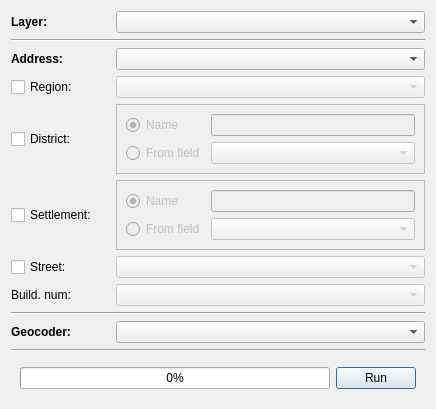
<?xml version="1.0" encoding="UTF-8"?>
<ui version="4.0">
 <class>BatchGeocodingDialog</class>
 <widget class="QDialog" name="BatchGeocodingDialog">
  <property name="geometry">
   <rect>
    <x>0</x>
    <y>0</y>
    <width>436</width>
    <height>392</height>
   </rect>
  </property>
  <property name="windowTitle">
   <string>Batch geocoding</string>
  </property>
  <property name="sizeGripEnabled">
   <bool>false</bool>
  </property>
  <layout class="QGridLayout" name="gridLayout">
   <item row="18" column="0" colspan="4">
    <widget class="Line" name="line_3">
     <property name="orientation">
      <enum>Qt::Horizontal</enum>
     </property>
    </widget>
   </item>
   <item row="0" column="1" colspan="3">
    <widget class="QComboBox" name="cmbLayer"/>
   </item>
   <item row="1" column="0" colspan="4">
    <widget class="Line" name="line">
     <property name="orientation">
      <enum>Qt::Horizontal</enum>
     </property>
    </widget>
   </item>
   <item row="16" column="0" colspan="4">
    <widget class="Line" name="line_2">
     <property name="orientation">
      <enum>Qt::Horizontal</enum>
     </property>
    </widget>
   </item>
   <item row="17" column="1" colspan="3">
    <widget class="QComboBox" name="cmbGeocoder"/>
   </item>
   <item row="9" column="0">
    <widget class="QCheckBox" name="chkStreet">
     <property name="text">
      <string>Street:</string>
     </property>
    </widget>
   </item>
   <item row="9" column="1" colspan="3">
    <widget class="QComboBox" name="cmbStreet">
     <property name="enabled">
      <bool>false</bool>
     </property>
    </widget>
   </item>
   <item row="11" column="1" colspan="3">
    <widget class="QComboBox" name="cmbBuildingNum">
     <property name="enabled">
      <bool>false</bool>
     </property>
    </widget>
   </item>
   <item row="3" column="1" colspan="3">
    <widget class="QComboBox" name="cmbAddress"/>
   </item>
   <item row="0" column="0">
    <widget class="QLabel" name="lblLayer">
     <property name="font">
      <font>
       <weight>75</weight>
       <bold>true</bold>
      </font>
     </property>
     <property name="frameShape">
      <enum>QFrame::NoFrame</enum>
     </property>
     <property name="text">
      <string>Layer:</string>
     </property>
    </widget>
   </item>
   <item row="8" column="1" colspan="3">
    <widget class="QFrame" name="frmSettlement">
     <property name="enabled">
      <bool>false</bool>
     </property>
     <property name="frameShape">
      <enum>QFrame::StyledPanel</enum>
     </property>
     <property name="frameShadow">
      <enum>QFrame::Raised</enum>
     </property>
     <layout class="QGridLayout" name="gridLayout_3">
      <item row="0" column="0">
       <widget class="QRadioButton" name="rbSettlName">
        <property name="text">
         <string>Name</string>
        </property>
        <property name="checked">
         <bool>true</bool>
        </property>
       </widget>
      </item>
      <item row="2" column="0">
       <widget class="QRadioButton" name="rbSettlField">
        <property name="text">
         <string>From field</string>
        </property>
       </widget>
      </item>
      <item row="2" column="1">
       <widget class="QComboBox" name="cmbSettlField">
        <property name="enabled">
         <bool>false</bool>
        </property>
       </widget>
      </item>
      <item row="0" column="1">
       <widget class="QLineEdit" name="txtSettlName"/>
      </item>
     </layout>
    </widget>
   </item>
   <item row="4" column="1" colspan="3">
    <widget class="QComboBox" name="cmbRegion">
     <property name="enabled">
      <bool>false</bool>
     </property>
    </widget>
   </item>
   <item row="3" column="0">
    <widget class="QLabel" name="lblAddress">
     <property name="font">
      <font>
       <weight>75</weight>
       <bold>true</bold>
      </font>
     </property>
     <property name="text">
      <string>Address:</string>
     </property>
     <property name="textFormat">
      <enum>Qt::PlainText</enum>
     </property>
     <property name="wordWrap">
      <bool>false</bool>
     </property>
    </widget>
   </item>
   <item row="8" column="0">
    <widget class="QCheckBox" name="chkSettlement">
     <property name="text">
      <string>Settlement:</string>
     </property>
    </widget>
   </item>
   <item row="6" column="0">
    <widget class="QCheckBox" name="chkDistrict">
     <property name="text">
      <string>District:</string>
     </property>
    </widget>
   </item>
   <item row="20" column="0" colspan="4">
    <widget class="QWidget" name="bottomPanel" native="true">
     <layout class="QHBoxLayout" name="horizontalLayout">
      <item>
       <widget class="QProgressBar" name="prgProcess">
        <property name="value">
         <number>0</number>
        </property>
       </widget>
      </item>
      <item>
       <widget class="QPushButton" name="btnRun">
        <property name="text">
         <string>Run</string>
        </property>
       </widget>
      </item>
     </layout>
    </widget>
   </item>
   <item row="17" column="0">
    <widget class="QLabel" name="lblGeocoder">
     <property name="font">
      <font>
       <weight>75</weight>
       <bold>true</bold>
      </font>
     </property>
     <property name="text">
      <string>Geocoder:</string>
     </property>
    </widget>
   </item>
   <item row="6" column="1" colspan="3">
    <widget class="QFrame" name="frmDistrict">
     <property name="enabled">
      <bool>false</bool>
     </property>
     <property name="frameShape">
      <enum>QFrame::StyledPanel</enum>
     </property>
     <property name="frameShadow">
      <enum>QFrame::Raised</enum>
     </property>
     <layout class="QGridLayout" name="gridLayout_2">
      <item row="0" column="0">
       <widget class="QRadioButton" name="rbDisctrictName">
        <property name="text">
         <string>Name</string>
        </property>
        <property name="checked">
         <bool>true</bool>
        </property>
       </widget>
      </item>
      <item row="2" column="0">
       <widget class="QRadioButton" name="rbDistrictField">
        <property name="text">
         <string>From field</string>
        </property>
        <property name="checked">
         <bool>false</bool>
        </property>
       </widget>
      </item>
      <item row="0" column="1">
       <widget class="QLineEdit" name="txtDistrictName"/>
      </item>
      <item row="2" column="1">
       <widget class="QComboBox" name="cmbDistrictField">
        <property name="enabled">
         <bool>false</bool>
        </property>
       </widget>
      </item>
     </layout>
    </widget>
   </item>
   <item row="4" column="0">
    <widget class="QCheckBox" name="chkRegion">
     <property name="text">
      <string>Region:</string>
     </property>
    </widget>
   </item>
   <item row="11" column="0">
    <widget class="QLabel" name="lblBuild">
     <property name="text">
      <string>Build. num:</string>
     </property>
    </widget>
   </item>
  </layout>
 </widget>
 <tabstops>
  <tabstop>cmbLayer</tabstop>
  <tabstop>cmbAddress</tabstop>
  <tabstop>chkRegion</tabstop>
  <tabstop>cmbRegion</tabstop>
  <tabstop>chkDistrict</tabstop>
  <tabstop>rbDisctrictName</tabstop>
  <tabstop>txtDistrictName</tabstop>
  <tabstop>rbDistrictField</tabstop>
  <tabstop>cmbDistrictField</tabstop>
  <tabstop>chkSettlement</tabstop>
  <tabstop>rbSettlName</tabstop>
  <tabstop>txtSettlName</tabstop>
  <tabstop>rbSettlField</tabstop>
  <tabstop>cmbSettlField</tabstop>
  <tabstop>chkStreet</tabstop>
  <tabstop>cmbStreet</tabstop>
  <tabstop>cmbBuildingNum</tabstop>
  <tabstop>cmbGeocoder</tabstop>
  <tabstop>btnRun</tabstop>
 </tabstops>
 <resources/>
 <connections>
  <connection>
   <sender>rbSettlField</sender>
   <signal>toggled(bool)</signal>
   <receiver>cmbSettlField</receiver>
   <slot>setEnabled(bool)</slot>
   <hints>
    <hint type="sourcelabel">
     <x>155</x>
     <y>181</y>
    </hint>
    <hint type="destinationlabel">
     <x>292</x>
     <y>181</y>
    </hint>
   </hints>
  </connection>
  <connection>
   <sender>rbSettlName</sender>
   <signal>toggled(bool)</signal>
   <receiver>txtSettlName</receiver>
   <slot>setEnabled(bool)</slot>
   <hints>
    <hint type="sourcelabel">
     <x>155</x>
     <y>154</y>
    </hint>
    <hint type="destinationlabel">
     <x>292</x>
     <y>154</y>
    </hint>
   </hints>
  </connection>
  <connection>
   <sender>rbDistrictField</sender>
   <signal>toggled(bool)</signal>
   <receiver>cmbDistrictField</receiver>
   <slot>setEnabled(bool)</slot>
   <hints>
    <hint type="sourcelabel">
     <x>155</x>
     <y>112</y>
    </hint>
    <hint type="destinationlabel">
     <x>292</x>
     <y>112</y>
    </hint>
   </hints>
  </connection>
  <connection>
   <sender>rbDisctrictName</sender>
   <signal>toggled(bool)</signal>
   <receiver>txtDistrictName</receiver>
   <slot>setEnabled(bool)</slot>
   <hints>
    <hint type="sourcelabel">
     <x>155</x>
     <y>85</y>
    </hint>
    <hint type="destinationlabel">
     <x>292</x>
     <y>85</y>
    </hint>
   </hints>
  </connection>
  <connection>
   <sender>chkStreet</sender>
   <signal>toggled(bool)</signal>
   <receiver>cmbStreet</receiver>
   <slot>setEnabled(bool)</slot>
   <hints>
    <hint type="sourcelabel">
     <x>54</x>
     <y>244</y>
    </hint>
    <hint type="destinationlabel">
     <x>253</x>
     <y>244</y>
    </hint>
   </hints>
  </connection>
  <connection>
   <sender>chkSettlement</sender>
   <signal>toggled(bool)</signal>
   <receiver>frmSettlement</receiver>
   <slot>setEnabled(bool)</slot>
   <hints>
    <hint type="sourcelabel">
     <x>54</x>
     <y>196</y>
    </hint>
    <hint type="destinationlabel">
     <x>253</x>
     <y>196</y>
    </hint>
   </hints>
  </connection>
  <connection>
   <sender>chkDistrict</sender>
   <signal>toggled(bool)</signal>
   <receiver>frmDistrict</receiver>
   <slot>setEnabled(bool)</slot>
   <hints>
    <hint type="sourcelabel">
     <x>54</x>
     <y>127</y>
    </hint>
    <hint type="destinationlabel">
     <x>253</x>
     <y>127</y>
    </hint>
   </hints>
  </connection>
  <connection>
   <sender>chkRegion</sender>
   <signal>toggled(bool)</signal>
   <receiver>cmbRegion</receiver>
   <slot>setEnabled(bool)</slot>
   <hints>
    <hint type="sourcelabel">
     <x>54</x>
     <y>78</y>
    </hint>
    <hint type="destinationlabel">
     <x>253</x>
     <y>78</y>
    </hint>
   </hints>
  </connection>
  <connection>
   <sender>chkStreet</sender>
   <signal>toggled(bool)</signal>
   <receiver>cmbBuildingNum</receiver>
   <slot>setEnabled(bool)</slot>
   <hints>
    <hint type="sourcelabel">
     <x>54</x>
     <y>244</y>
    </hint>
    <hint type="destinationlabel">
     <x>253</x>
     <y>272</y>
    </hint>
   </hints>
  </connection>
  <connection>
   <sender>chkStreet</sender>
   <signal>toggled(bool)</signal>
   <receiver>cmbAddress</receiver>
   <slot>setDisabled(bool)</slot>
   <hints>
    <hint type="sourcelabel">
     <x>54</x>
     <y>244</y>
    </hint>
    <hint type="destinationlabel">
     <x>253</x>
     <y>50</y>
    </hint>
   </hints>
  </connection>
 </connections>
</ui>
